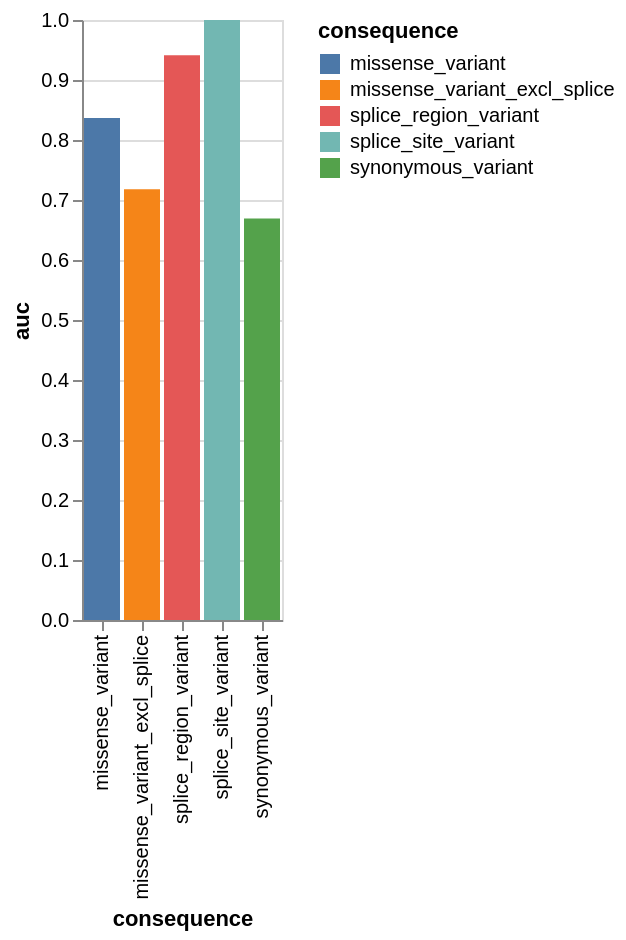

The code cell stored with this chart in its notebook:
### Code cell
auc_bars = alt.Chart(auc_df).mark_bar().encode(
    x=alt.X('consequence:N'),
    y=alt.Y('auc:Q'),
    color=alt.Color('consequence:N')
)

auc_bars.display()

### Figure 1 — Vega-Lite specification as saved in the notebook (floating-point values rounded to 4 significant figures)
{"config": {"view": {"continuousWidth": 300, "continuousHeight": 300}}, "data": {"name": "data-fec0bc284ff8b928d49ea18218a1be92"}, "mark": {"type": "bar"}, "encoding": {"color": {"field": "consequence", "type": "nominal"}, "x": {"field": "consequence", "type": "nominal"}, "y": {"field": "auc", "type": "quantitative"}}, "$schema": "https://vega.github.io/schema/vega-lite/v6.1.0.json", "datasets": {"data-fec0bc284ff8b928d49ea18218a1be92": [{"consequence": "splice_region_variant", "auc": 0.9414}, {"consequence": "intron_variant", "auc": null}, {"consequence": "missense_variant", "auc": 0.8365}, {"consequence": "synonymous_variant", "auc": 0.6692}, {"consequence": "splice_site_variant", "auc": 0.9999}, {"consequence": "stop_gained", "auc": null}, {"consequence": "missense_variant_excl_splice", "auc": 0.718}]}}
